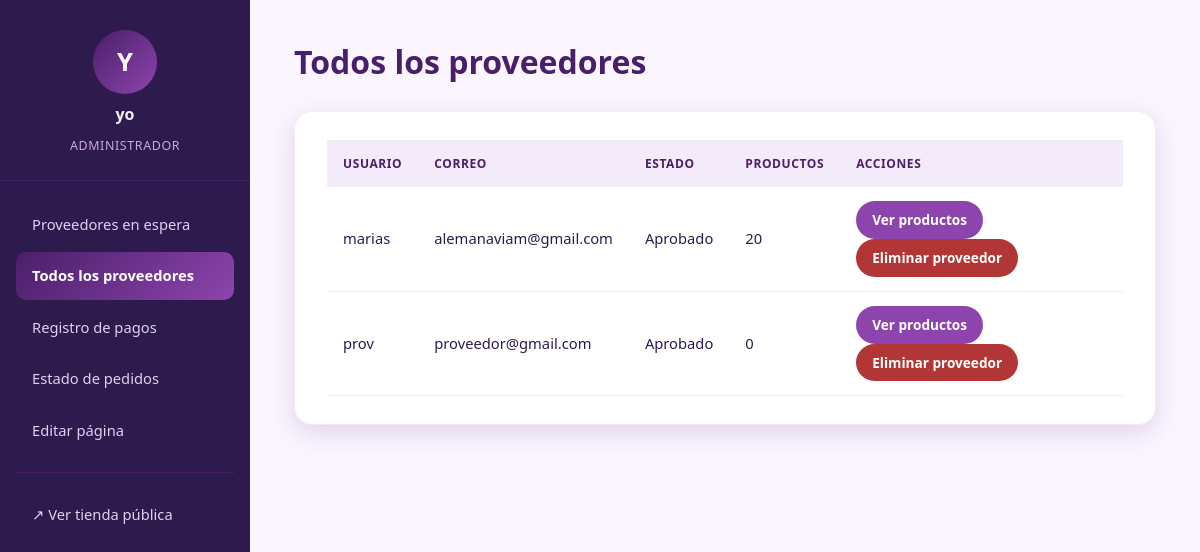
The page /adm/proveedores/lista/ (signed in) on the database as committed earlier.
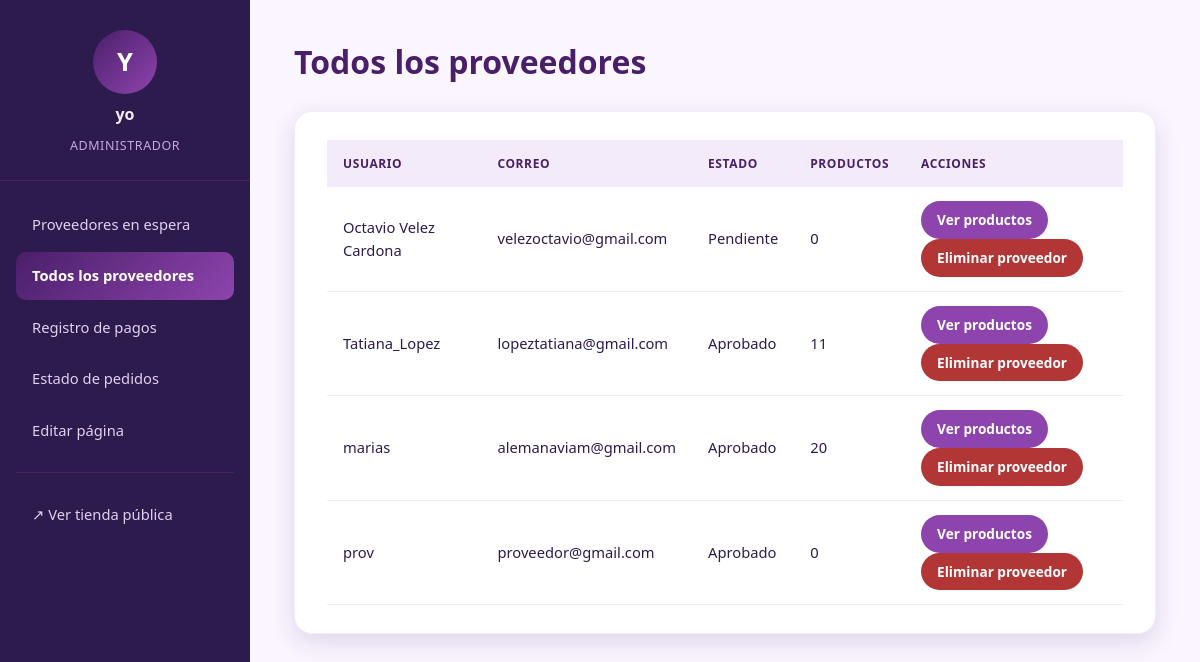
The same page on the database as committed later.
### usuarios/models.py (models this page shows, shortened)
class Perfil(models.Model):
    ROLES = [
        ('ADMIN', 'Administrador de la Plataforma'),
        ('PROVEEDOR', 'Proveedor de Herramientas'),
        ('CLIENTE', 'Cliente Final'),
    ]
    usuario = models.OneToOneField(User, on_delete=models.CASCADE, related_name='perfil')
    rol = models.CharField(max_length=15, choices=ROLES, default='CLIENTE')
    telefono = models.CharField(max_length=20, blank=True, null=True)
    direccion = models.CharField(max_length=255, blank=True, null=True)
    ciudad = models.CharField(max_length=100, blank=True, null=True)
    aprobado = models.BooleanField(default=True)

### administracion/views.py (the view)
# urls.py: path('proveedores/lista/', views.lista_proveedores, name='lista_proveedores'),
@admin_required
def lista_proveedores(request):
    Perfil = apps.get_model("usuarios", "Perfil")
    Producto = apps.get_model("inventario", "Producto")
    proveedores = (
        Perfil.objects
        .filter(rol='PROVEEDOR')
        .select_related('usuario')
        .order_by('usuario__username')
    )
    for perfil in proveedores:
        perfil.total_productos = Producto.objects.filter(proveedor=perfil.usuario).count()
    return render(request, 'administracion/lista_proveedores.html', {
        'proveedores': proveedores,
        'active': 'lista_proveedores',
    })

### administracion/templates/administracion/lista_proveedores.html (shortened to what this page needs)
{% extends 'administracion/base_admin.html' %}
{% block contenido %}
    <h1>Todos los proveedores</h1>
    <section class="admin-card">
        {% if proveedores %}
            <table class="admin-table">
                <thead>
                    <tr>
                        <th>Usuario</th>
                        <th>Correo</th>
                        <th>Estado</th>
                        <th>Productos</th>
                        <th>Acciones</th>
                    </tr>
                </thead>
                <tbody>
                {% for perfil in proveedores %}
                    <tr>
                        <td>{{ perfil.usuario.username }}</td>
                        <td>{{ perfil.usuario.email }}</td>
                        <td>
                            {% if perfil.aprobado %}
                                <span class="badge-ok">Aprobado</span>
                            {% else %}
                                <span class="badge-pend">Pendiente</span>
                            {% endif %}
                        </td>
                        <td>{{ perfil.total_productos }}</td>
                        <td>
                            <a href="{% url 'administracion:productos_proveedor' perfil_id=perfil.id %}" class="btn btn-approve">Ver productos</a>
                            <a href="{% url 'administracion:eliminar_proveedor' perfil_id=perfil.id %}" class="btn btn-reject"
                               onclick="return confirm('¿Eliminar la cuenta de {{ perfil.usuario.username }}? Esto también borrará TODOS sus productos permanentemente.');">
                                Eliminar proveedor
                            </a>
                        </td>
                    </tr>
                {% endfor %}
                </tbody>
            </table>
        {% else %}
            <p>Aún no hay proveedores registrados.</p>
        {% endif %}
    </section>
{% endblock %}

Rows that differ between the two databases and show on the page:
added Perfil: usuario.username "Octavio Velez Cardona", usuario.email "velezoctavio@gmail.com", aprobado "Pendiente", total_productos "0"
added Perfil: usuario.username "Tatiana_Lopez", usuario.email "lopeztatiana@gmail.com", aprobado "Aprobado", total_productos "11"
